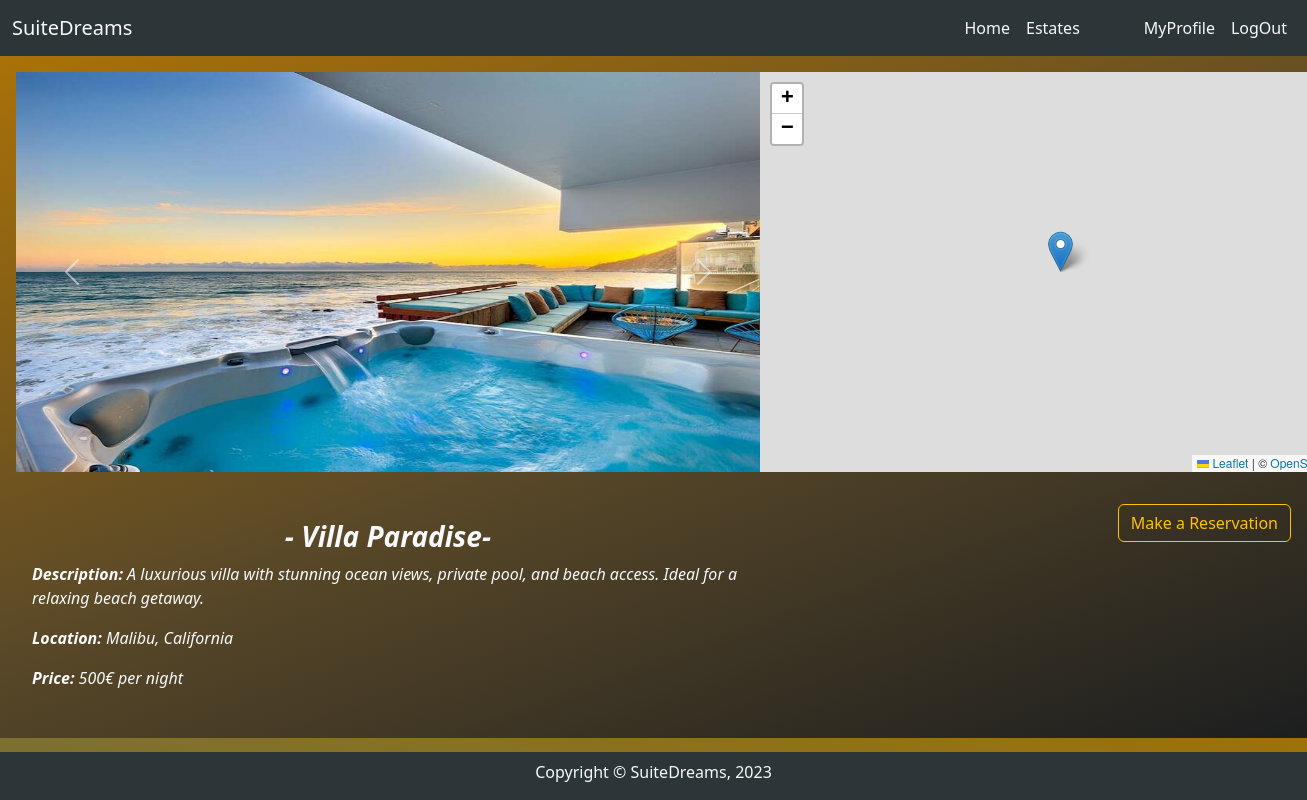
/estate.php?id=6 (signed in), run on the app's committed database.
### tables this page shows
CREATE TABLE `image` (
  `id` int(11) NOT NULL,
  `estate_id` int(11) DEFAULT NULL,
  `image` varchar(100) NOT NULL
);

CREATE TABLE `estate` (
  `id` int(11) NOT NULL,
  `name` varchar(45) NOT NULL,
  `desc` varchar(255) NOT NULL,
  `location` varchar(100) NOT NULL,
  `lat` float DEFAULT NULL,
  `long` float DEFAULT NULL,
  `price` float NOT NULL,
  `created_by` int(11) DEFAULT NULL,
  `created_at` timestamp NULL DEFAULT NULL
);

### classes/estatesCRUD.php (called while the page is built, shortened)
<?php
class EstatesCrud
{
    private $conn;
    public function __construct($conn)
    {
        $this->conn = $conn;
    }
    public function getEstateById($estateId)
    {
        $stm = $this->conn->prepare('SELECT * FROM `estate` WHERE `id` = ?');
        $stm->execute([$estateId]);
        return $stm->fetch(PDO::FETCH_ASSOC);
    }
    public function getAllImages($estateId)
    {
        $stm = $this->conn->prepare('SELECT `image`.* FROM `image`
        INNER JOIN `estate` ON `estate`.id = `image`.estate_id
        WHERE `estate`.id = ?');
        $stm->execute([$estateId]);
        $images = [];
        while ($image = $stm->fetch(PDO::FETCH_ASSOC)) {
            $images[] = $image;
        }
        return $images;
    }
}

### classes/userCRUD.php (called while the page is built, shortened)
<?php
class UserCrud
{
    private $conn;
    public function __construct($conn)
    {
        $this->conn = $conn;
    }
    public function getUserRole($userId){
        $stm = $this->conn->prepare('SELECT user.role_id FROM user WHERE user.id = ?');
        $stm->execute([$userId]);
        $role = $stm->fetch(PDO::FETCH_ASSOC);
        return $role;
    }
}

### estate.php (the view, shortened to what this page needs)
<?php
include 'includes/header.php';
include 'classes/estatesCRUD.php';
include 'classes/userCRUD.php';
$estatesCrud = new EstatesCrud($conn);
$userCrud = new UserCrud($conn);
$roleU = $userCrud->getUserRole($_SESSION['id']);
if (isset($_GET['id'])) {
    $id = $_GET['id'];
    $estate = $estatesCrud->getEstateById($id);
    $image = $estatesCrud->getAllImages($id);
} else {
    die('<div class="alert alert-info text-center mx-5 my-5" role="alert">
    Page does not exist!
    </div>');
}
?>
<section class="text-light" style="background: rgb(28,30,31);
background: linear-gradient(340deg, rgba(28,30,31,1) 0%, rgba(89,72,40,1) 48%, rgba(170,114,8,1) 100%);">
    <div class="d-flex justify-content-between p-3">
        <div class="col-7">
            <div id="carouselExample" class="carousel slide">
                <div class="carousel-inner">
                    <?php foreach ($image as $index => $img): ?>
                        <div class="carousel-item <?php if ($index === 0)
                            echo 'active'; ?>">
                            <img src="estates/<?= $img['image'] ?>" class="d-block w-100" alt="..." style="height: 50vh;">
                        </div>
                    <?php endforeach; ?>
                </div>
                <button class="carousel-control-prev" type="button" data-bs-target="#carouselExample"
                    data-bs-slide="prev">
                    <span class="carousel-control-prev-icon" aria-hidden="true"></span>
                </button>
                <button class="carousel-control-next" type="button" data-bs-target="#carouselExample"
                    data-bs-slide="next">
                    <span class="carousel-control-next-icon" aria-hidden="true"></span>
                </button>
            </div>
        </div>
        <div>
            <div id="map"></div>
        </div>
    </div>
    <div class="p-3 d-flex justify-content-between">
        <div class="col-7 p-3">
            <h3 class="text-center fw-semibold fst-italic">
                -
                <?= $estate['name'] ?>-
            </h3>
            <p class="fst-italic">
                <span class="fw-semibold">Description: </span>
                <?= $estate['desc'] ?>
            </p>
            <p class="fst-italic">
                <span class="fw-semibold">Location: </span>
                <?= $estate['location'] ?>
            </p>
            <p class="fst-italic">
                <span class="fw-semibold">Price: </span>
                <?= $estate['price'] ?>&euro; per night
            </p>
        </div>
        <div>
            <?php if ($roleU['role_id'] == 1): ?>
                <div class="d-flex justify-content-end">
                    <button type="button" class="btn btn-outline-warning" data-bs-toggle="modal"
                        data-bs-target="#reservationM">Make a Reservation</button>
                </div>
                <?php endif; ?>
            </div>
    </div>
</section>
<div class="fixed-bottom">
    <?php include 'includes/footer.php' ?>

### includes/header.php (style rules this page uses)
#map { height: 50vh; width: 75vh; }

### data on the page
image: image (picture)
estate: name "Villa Paradise", desc "A luxurious villa with stunning ocean views, private pool, and beach access. Ideal for a relaxing beach getaway.", location "Malibu, California", price "500"
